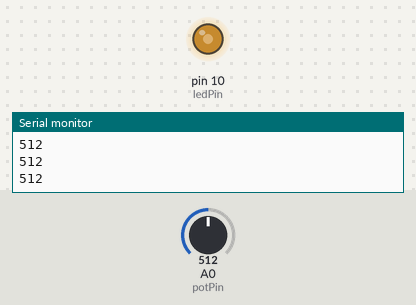
Recording of a sketch running on a simulated Arduino Uno, built with avr-gcc and run on an emulated ATmega328P. On the bench: output pins drawn as LEDs (lit = HIGH), the last lines printed to the serial monitor. The test bench sets the inputs (shaded band); at power-on: A0 (potPin) = 512.

Above: at 1.2 s.
1.3 s: A0 (potPin) set to 716
At 2.0 s:
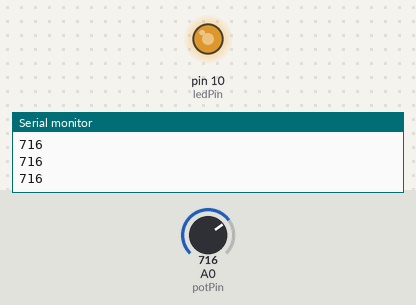
2.8 s: A0 (potPin) set to 900
At 3.7 s:
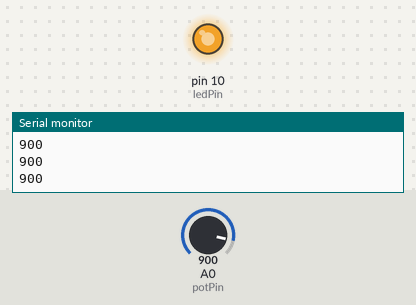
4.3 s: A0 (potPin) set to 122
At 4.9 s:
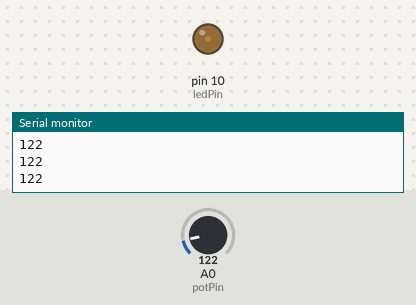
5.8 s: A0 (potPin) set to 0
At 6.1 s:
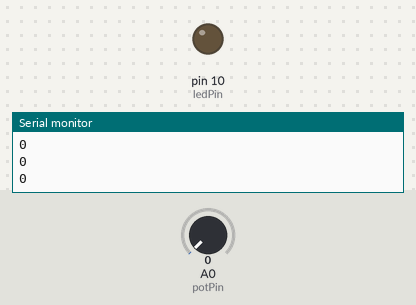
Timing chart, 0 to 8.3 s (numbered marks = the images above; inputs shaded):
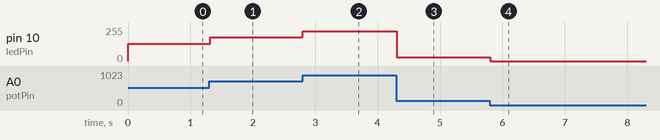

Measured:
- after the input at 1.3 s, pin 10 (ledPin): 128/255 → 179/255 at once
- after the input at 2.8 s, pin 10 (ledPin): 179/255 → 225/255 at once
- after the input at 4.3 s, pin 10 (ledPin): 225/255 → 30/255 at once
- after the input at 5.8 s, pin 10 (ledPin): 30/255 → 0/255 at once

The sketch:

potentiometer.ino
```cpp
//define out potentiometer pin
int potPin = A0;

//define our led pin
int ledPin = 10;

void setup(){
  //setup the pins and inputs and outputs
	pinMode(potPin, INPUT);
	pinMode(ledPin, OUTPUT);

  //start the serial line
  Serial.begin(9600);
}

void loop(){

	int potVal = analogRead(potPin);  //take a reading from the potentometer

	Serial.println(potVal); //print out the value
	analogWrite(ledPin, potVal / 4);//set the light to between 0-255 based on the potval

	delay(20);
}
```
